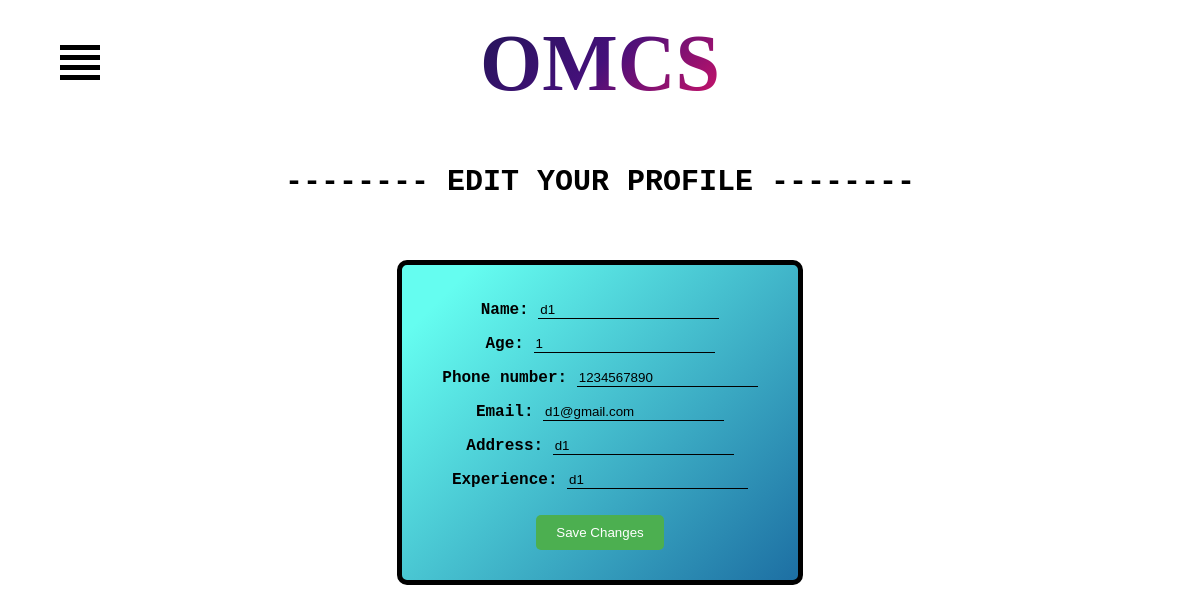
Page /change_doctor_info/ (signed in) on the committed database.
### OMCS/models.py (models this page shows, shortened)
class doctor(models.Model):
    id = models.AutoField(primary_key=True)
    name = models.CharField(max_length=100)
    email = models.EmailField(default="")
    password = models.CharField(max_length=100000)  # we will store the hashed password here
    gender_choices = [
        ('M', 'Male'),
        ('F', 'Female'),
        ('O', 'Other'),
    ]
    gender = models.CharField(max_length=1, choices=gender_choices,default="M")
    phone_number = models.IntegerField(default=0)
    address = models.CharField(max_length=100,default="")
    specialization = models.IntegerField(default=0)
    pincode_regex = RegexValidator(regex=r'^[0-9]{6}$', message="Enter a valid Indian pincode.")
    pincode = models.CharField(max_length=6, validators=[pincode_regex],default=111111)
    age = models.PositiveIntegerField(default=0)
    experience=models.CharField(max_length=100,default="")
    isdelete = models.BooleanField(default=False)
    hospitalid = models.IntegerField(default=0)

### OMCS/views.py (the view)
# urls.py: path('change_doctor_info/',views.change_doctor_info, name='change_doctor_info'),
def change_doctor_info(request):
    my_id = request.session.get('doctor_id', 'default_id')
    if type(my_id)==str:
       return redirect('/doctorlogin')
    d = doctor.objects.get(id=my_id)
    my_doctor = {'name':  d.name , 'id':d.id, 'age': d.age , 'phone_number': d.phone_number ,'email': d.email ,'address':d.address ,'experience':d.experience }
    if request.method == 'POST':
        form = DoctorForm(request.POST)
        if form.is_valid():
            doctor_id = request.session.get('doctor_id', 'default_id')
            my_doctor = get_object_or_404(doctor, pk=doctor_id)
            form = DoctorForm(request.POST, instance=my_doctor)
            form.save()
            messages.success(request,'Successfully changed your info')
            return redirect("/afterdoctorlogin") #('/doctor_detail/')
    else:
        my_id = request.session.get('doctor_id', 'default_id')
        d = doctor.objects.get(id=my_id)
        form = DoctorForm(instance=d)
    return render(request, 'change_doctor_info.html', {'my_doctor': d, 'form': form})

### OMCS/forms.py
class DoctorForm(forms.ModelForm):
    class Meta:
        model = doctor
        fields = ['name', 'age', 'phone_number', 'email', 'address', 'experience']

### OMCS/templates/change_doctor_info.html (shortened to what this page needs)
<!DOCTYPE html>
<html lang="en">
<head>
</head>
<body>
  {% extends 'base.html' %}
  {% block content %}
<body>
    <div class="container">
      <div class="center">			<div class="row">
        <div class="col-md-12 text-center">
        <h4 class="animate-charcter"> OMCS</h4>
        </div>
      </div>
    </div>
      </div>
      <div class="menu-container">
        <div class="hamburger-icon">
          <label for="openmenu" id="hamburger-label">
            <span></span>
            <span></span>
            <span></span>
            <span></span>
          </label>
        </div>
      </div>
  <br><br>
  <h2  style="font-family:Courier;left: 50%;margin-top: 10px; font-size: 30px;text-align: center;">-------- EDIT YOUR PROFILE --------</h2>
  <br>
      <br>
  <form method="POST" action="{% url 'change_doctor_info' %}">
    {{ form.as_p }}
    <button type="submit">Save Changes</button>
  </form>
    {% endblock %}

### OMCS/templates/change_doctor_info.html (style rules this page uses)
button { background-color: #4CAF50; color: white; border: none; padding: 10px 20px; margin: 10px; border-radius: 5px; cursor: pointer; transition: background-color 0.5s ease; }
.hamburger-icon { position: absolute; z-index: 3; top: 5vh; left: 5vw; padding-bottom: 2vh; }
.hamburger-icon span { height: 5px; width: 40px; background-color: black; display: block; margin: 5px 0px 5px 0px; transition: 0.7s ease-in-out; transform: none; }
.menu-links li, a, span { transition: 0.5s ease-in-out; }
.animate-charcter { text-transform: uppercase; background-image: linear-gradient( -225deg, #231557 0%, #44107a 29%, #ff1361 67%, #fff800 100% ); margin-bottom: 10px; margin-top: 10px; background-size: auto auto; background-clip: border-box; background-size: 200% auto; color: #fff; background-clip: text; text-fill-color: transparent; -webkit-background-clip: text; -webkit-text-fill-color: transparent; animation: textclip 2s linear infinite; display: inline-block; font-size: 80px; }
.center { text-align: center; }
form { width: 30%; margin: 0 auto; border: 5px solid black; padding: 20px; text-align: center; font-weight: bold; font-size: auto; font-family: 'Courier New', Courier, monospace; border-radius: 10px; background-image: linear-gradient( 135deg, #65FDF0 10%, #1D6FA3 100%); }
form input[type="text"], form input[type="email"], form input[type="password"], form input[type="number"], form textarea { border: none; border-bottom: 1px solid black; outline: none; background-color: transparent; }

### rows in the picture
doctor: name "d1", age "1", phone_number "1234567890", email "d1@gmail.com", address "d1", experience "d1"
